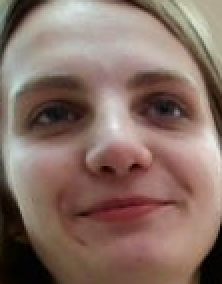
#> input picture Face/Olga.png, 111 x 142 px (shown 2 times larger)
$ python test_iamge.py
#> lines starting #> are read from the running program, lines starting #| are printed output that depends on the picture
import cv2

image = cv2.imread("Face/Olga.png")
#> image is the input picture: shape (142, 111, 3); mean B, G, R 101.4, 111.2, 135

image2 = image.copy()

mean, std = image2.mean(), image2.std()
#> mean = 115.9; std = 54.68
img = (image2 - mean) / std

cv2.imshow("1", image)
cv2.imshow("2", img)
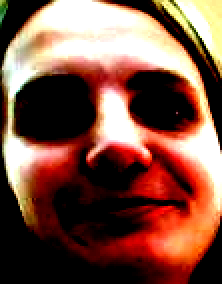
#> window '2': shape (142, 111, 3) (shown 2 times larger); mean B, G, R 67.9, 83, 127.1

while cv2.waitKey(1):
#> (key Esc is pressed here)
#> (key Enter is pressed here)
    pass
# while cv2.waitKey(1) & str(0xff):
#     pass

$ run again, with Face/Artem.png copied over Face/Olga.png
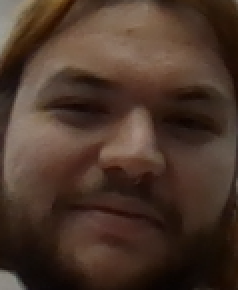
#> input picture Face/Artem.png, 119 x 145 px (shown 2 times larger)
#> image is the input picture: shape (145, 119, 3); mean B, G, R 42.3, 54.2, 75
#> mean = 57.19; std = 35.33
#> `img = (image2 - mean) / std`:
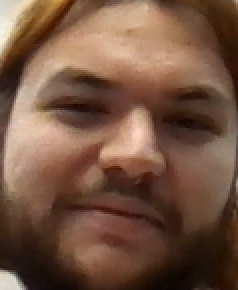
#> img: shape (145, 119, 3) float64 (shown 2 times larger); mean B, G, R -0.422, -0.0832, 0.505; drawn with min black and max white
#> `cv2.imshow("2", img)`:
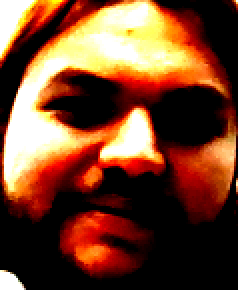
#> window '2': shape (145, 119, 3) (shown 2 times larger); mean B, G, R 42.9, 67.7, 116.9

$ run again, with Face/Nasty.png copied over Face/Olga.png
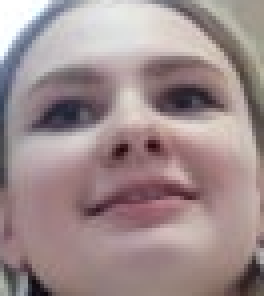
#> input picture Face/Nasty.png, 66 x 74 px (shown 4 times larger)
#> image is the input picture: shape (74, 66, 3); mean B, G, R 141.5, 140.9, 159.1
#> mean = 147.2; std = 44.27
#> `cv2.imshow("2", img)`:
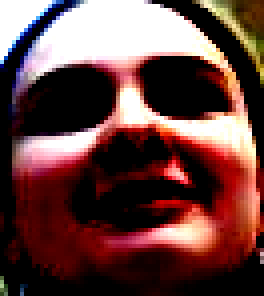
#> window '2': shape (74, 66, 3) (shown 4 times larger); mean B, G, R 64.6, 67, 103.6

$ run again, with Face/Nastya2.png copied over Face/Olga.png
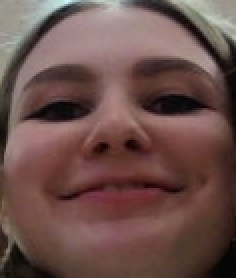
#> input picture Face/Nastya2.png, 118 x 139 px (shown 2 times larger)
#> image is the input picture: shape (139, 118, 3); mean B, G, R 75.3, 79.7, 107.8
#> mean = 87.58; std = 43.56
#> `cv2.imshow("2", img)`:
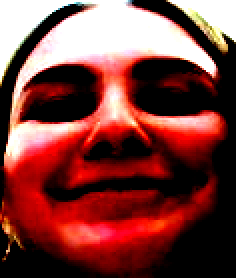
#> window '2': shape (139, 118, 3) (shown 2 times larger); mean B, G, R 59.2, 62.6, 125.7
